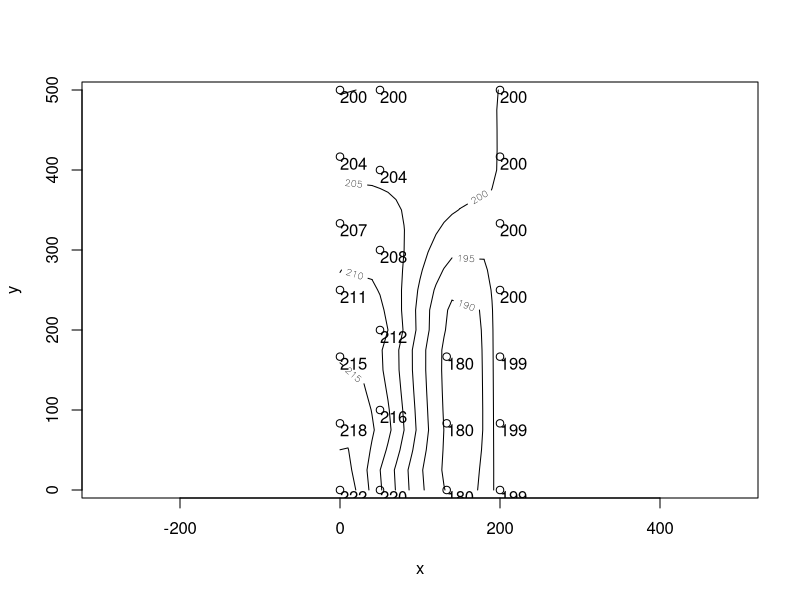

The R script that drew this image:
genertopo <- function(length = 500, width=200, height=200, perc=4) {
    road.end <- height + perc * length/100
    ## Corner points: lowerleft, lower right, upper left, upper right.
    corner.df  <-  data.frame(x = c(0, width, 0, width),
                              y = c(0, 0, length, length),
                              z = c(road.end + perc * (width/4)/100,
                                    height + rnorm(1, sd = 2),
                                    height + rnorm(1, sd = 3), height
                                    )
                              )
    divid.df <- c()
    ## Neutral line at quarter of width from bottom to top
    neutr.points = 6
    neutr.df <- data.frame(x = rep(width/4, neutr.points),
                           y = seq(0, length, length.out = neutr.points),
                           z = seq(road.end, height, length.out = neutr.points)
                           )
    ## Edge points
    edge.points <- 5
    corner.idx  <- c(1, edge.points + 2)# Corner index to remove 
    edge.y  <- seq(0,
                   length,
                   length.out = edge.points + 2)[-corner.idx]
    ## East edge
    east.df <- data.frame(x = rep(width, edge.points),
                          y = edge.y,
                          z = seq(corner.df[2, "z"],
                                  height,
                                  length.out = edge.points + 2)[-corner.idx]
                          )
    ## West edge
    west.df <- data.frame(x = rep(0, edge.points),
                          y = edge.y,
                          z = seq(corner.df[1, "z"],
                                  corner.df[3, "z"],
                                  length.out = edge.points + 2)[-corner.idx]
                          )
    ## Divider between planned and ori road
    div.points = 3
    divider.df <- data.frame(x = rep(2 * width/3, div.points),
                             y = seq(0, length/3, length.out = div.points),
                             z = rep(height - perc * length/100, div.points)
                             )
    rbind(corner.df, neutr.df, east.df, west.df, divider.df)
}

topo <- genertopo()

topo.loess <- loess(z ~ x * y, topo,span=0.5, normalize=F)
topo.ma <- list(x=seq(0,200,10),y=seq(0,500,length.out = 21))
topo.lo <- predict(topo.loess, expand.grid(topo.ma), se=T)
library(MASS)
eqscplot(topo.ma, typ="n")
contour(topo.ma$x, topo.ma$y, topo.lo$fit, add=T)
points(topo[,1:2])
text(topo[,"x"], topo[,"y"], round(topo[,"z"]), adj=c(0,1))
